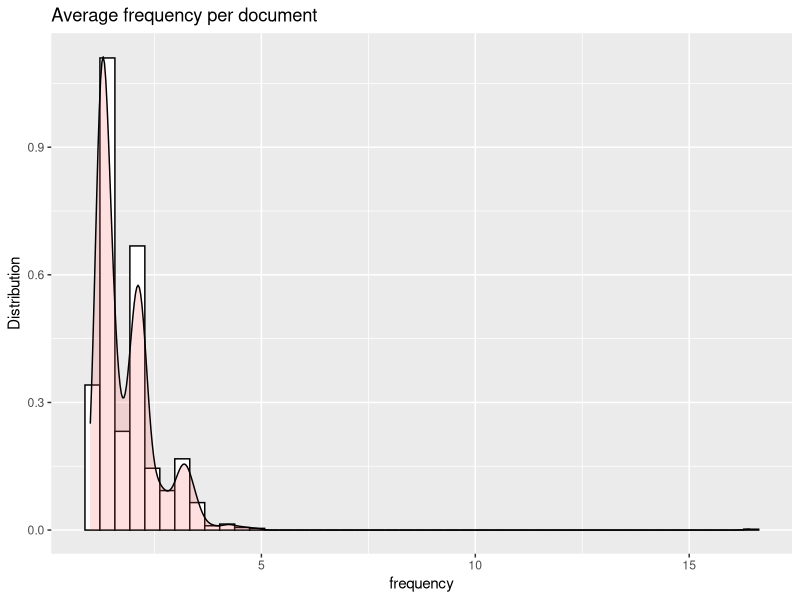

This figure's R source:
dat <- read.csv("../output/freq.csv", header = TRUE)

mean(dat$avgFreq)
sd(dat$avgFreq)

library('ggplot2')
ggplot(dat, aes(x=avgFreq)) + 
  geom_histogram(aes(y=..density..),binwidth=.35, colour="black", fill="white") +
  geom_density(alpha=.2, fill="#FF6666") +
  labs(
    title = "Average frequency per document",
    y = "Distribution",
    x = "frequency"
  )
